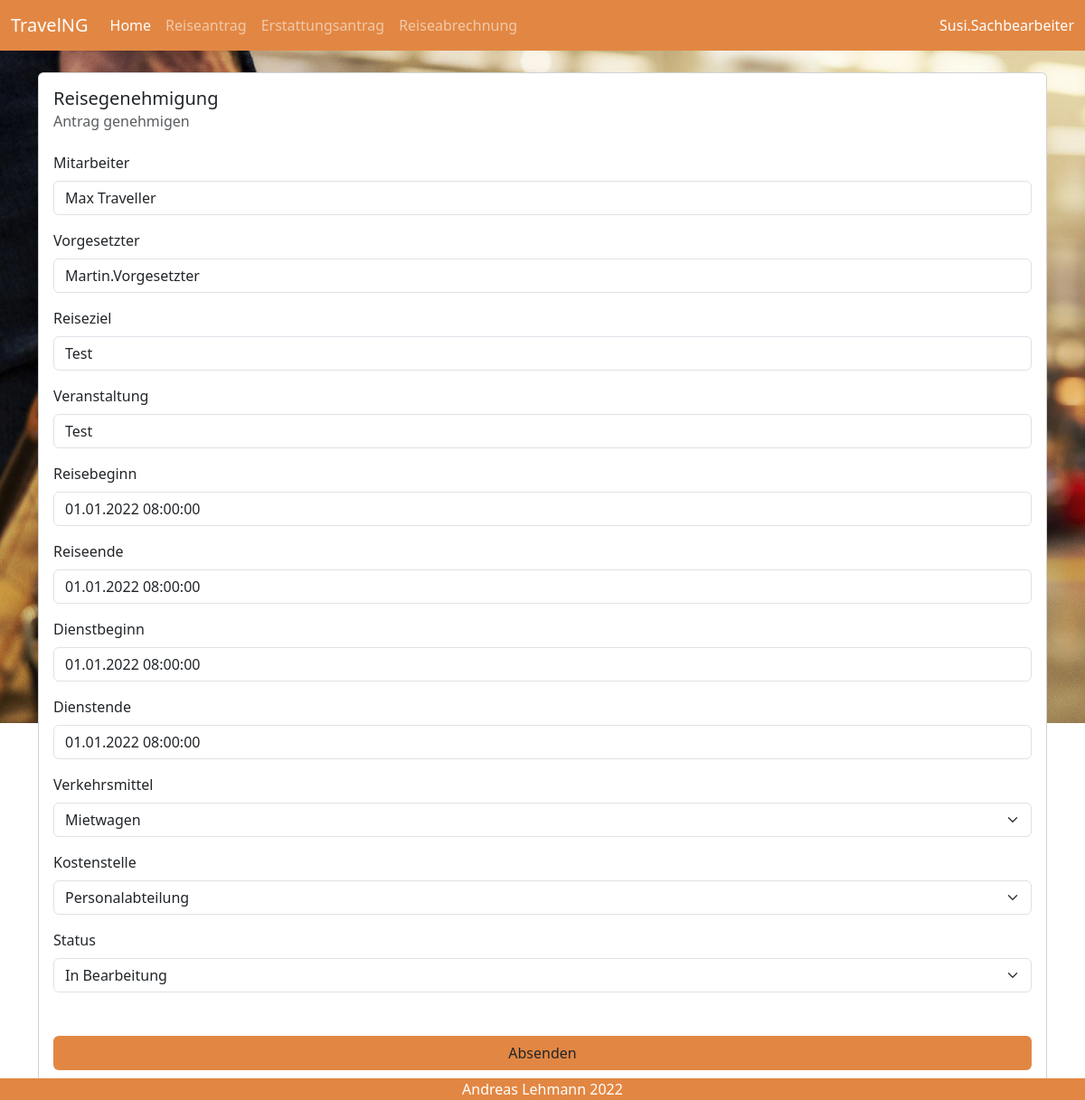
/Auth/Edit/48 (signed in), run on the app's committed database.
### travel/models.py (models this page shows, shortened)
class TravelRequest(models.Model):
    STATUS_CHOICES = [('In Bearbeitung', 'In Bearbeitung'),
                      ('Genehmigt', 'Genehmigt'),
                      ]
    username = models.CharField(max_length=50, null=True, blank=False)
    employee = models.CharField(max_length=50, null=True, blank=False)
    supervisor = models.CharField(max_length=50, null=True, blank=False)
    destination = models.CharField(max_length=50, blank=False)
    event = models.CharField(max_length=50, blank=False)
    journey_start = models.DateTimeField(default='01.01.2022 08:00', blank=False)
    journey_end = models.DateTimeField(default='01.01.2022 08:00', blank=False)
    event_start = models.DateTimeField(default='01.01.2022 08:00', blank=False)
    event_end = models.DateTimeField(default='01.01.2022 08:00', blank=False)
    transport = models.ForeignKey(Transport, on_delete=models.SET_NULL, null=True, blank=False)
    cost_center = models.ForeignKey(CostCenter, on_delete=models.SET_NULL, null=True, blank=False)
    status = models.CharField(default='In Bearbeitung', max_length=30, choices=STATUS_CHOICES)
    class Meta:
        permissions = [
            (
                'is_supervisor', 'can access auth page'
            )
        ]

### travel/views.py (the view)
# urls.py: re_path(r'^Auth/Edit/(?P<pk>[0-9]+)/?$', travel.views.travel_auth_details, name="editTravelAuth"),
@login_required
def travel_auth_details(request, pk=None):
    page_title = 'Reisegenehmigung'
    sub_title = 'Antrag genehmigen'
    if pk is None:
        travel_requests = TravelRequest.objects.all().order_by('journey_start')
        return render(request, 'travel/travelAuth.html',
                      {'page_title': page_title, 'sub_title': sub_title, 'travel_requests': travel_requests})
    tr = get_object_or_404(TravelRequest, pk=pk)
    if request.method == 'POST':
        form = AuthForm(request.POST, instance=tr)
        if form.is_valid():
            form.save()
            messages.success(request, 'Gespeichert')
            return HttpResponseRedirect(reverse('home'))
        else:
            messages.error(request, 'Bitte Fehler korrigieren')
    else:
        form = AuthForm(instance=tr)
    return render(request, 'travel/travelForm.html',
                  {'page_title': page_title, 'sub_title': sub_title, 'form': form})

### travel/models.py (called while the page is built)
    def __str__(self):
        return f'{self.department}'

    def __str__(self):
        return f'{self.vehicle}'

### templates/travel/travelForm.html (shortened to what this page needs)
{% extends 'travel/base.html' %}
{% load bootstrap5 bootstrap_icons %}
{% block content %}
    <div class="container">
        <div class="card" style="width: 100%;">
            <div class="card-body">
                <h5 class="card-title">{{ page_title }}</h5>
                <h6 class="card-subtitle mb-2 text-muted">{{ sub_title }}</h6>
                <form action="" enctype="multipart/form-data" method="post" class="form-horizontal mt-4">
                    {% bootstrap_form form layout='horizontal' %}
                    <div class="d-grid gap-2 mx-auto mt-5">
                        <button type="submit" class="btn" style="background-color: #e28743;">Absenden</button>
                    </div>
                </form>
            </div>
        </div>
    </div>
{% endblock %}

### templates/travel/base.html (shortened to what this page needs)
{% load bootstrap5 bootstrap_icons %}
{% bootstrap_css %}
{% load static %}
<link rel="stylesheet" href="{% static 'bootstrap_icons/css/bootstrap_icons.css' %}">
<!DOCTYPE html>
<html lang="en">
<head>
</head>
<body>
<div class="bg-image" style="background-image: url('{% static 'travel-g774051fb3_1920.jpg' %}');
        height: 100vh;
        background-size: cover;
        background-repeat: no-repeat;
        "
>
    {% block navigation %}
        <nav class="navbar navbar-expand-lg navbar-dark mb-4" style="background-color: #e28743;">
            <div class="container-fluid">
                <a class="navbar-brand" href="#">{% md_icon 'earth' %}TravelNG</a>
                <ul class="navbar-nav me-auto mb-2 mb-lg-0">
                    <li class="nav-item">
                        <a class="nav-link active" aria-current="page"
                           href="{% url 'home' %}">{% bs_icon 'house' %}Home</a>
                    </li>
                    <li class="nav-item">
                        <a class="nav-link"
                           href="{% url 'addTravelRequest' %}">{% bs_icon 'airplane' %}Reiseantrag</a>
                    </li>
                    <li class="nav-item">
                        <a class="nav-link"
                           href="{% url 'travelInvoice' %}">{% bs_icon 'bank' %}Erstattungsantrag</a>
                    </li>
                    {% if perms.travel.is_clerk %}
                        <li class="nav-item">
                            <a class="nav-link"
                               href="{% url 'travelInvoiceRefund' %}">{% bs_icon 'cash-coin' %}Reiseabrechnung</a>
                        </li>
                    {% endif %}
                </ul>
                <a class="nav-link text-white" href="{% url 'logout' %}">{% bs_icon 'person' %}{{ user.username }}</a>
            </div>
        </nav>
    {% endblock %}
    {% block content %}{% endblock %}
</div>
</body>
{% block footer %}
    <div class="text-center text-white fixed-bottom" style="background-color: #e28743;">{% bs_icon 'c-circle' %}Andreas
        Lehmann 2022
    </div>
{% endblock %}
</html>

### data on the page
TravelRequest: employee "Max Traveller", supervisor "Martin.Vorgesetzter", destination "Test", event "Test", journey_start "01.01.2022 08:00:00", journey_end "01.01.2022 08:00:00", event_start "01.01.2022 08:00:00", event_end "01.01.2022 08:00:00", transport "Mietwagen", cost_center "Personalabteilung", status "In Bearbeitung"

### other printed values
{{ user.username }} "Susi.Sachbearbeiter"
{{ page_title }} "Reisegenehmigung"
{{ sub_title }} "Antrag genehmigen"
